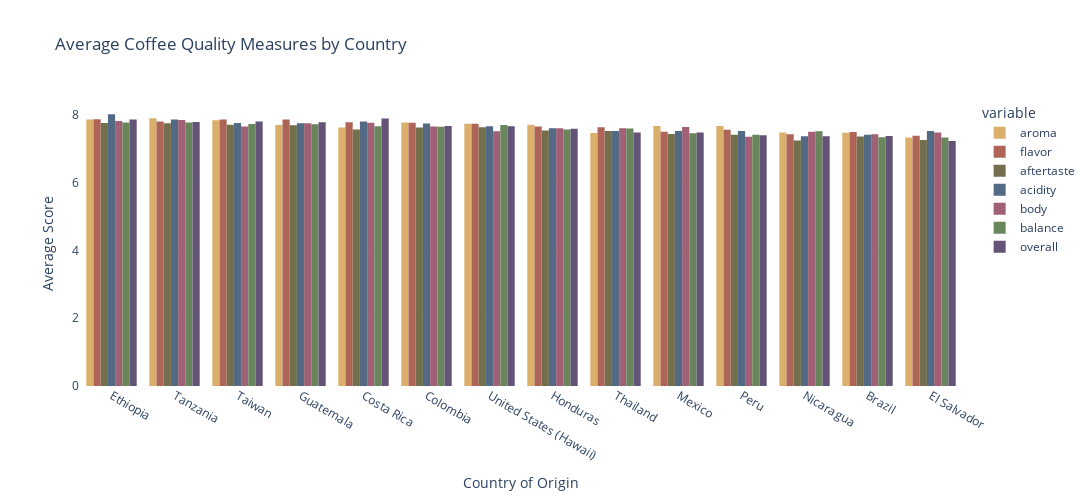

Notebook cell for this chart:
### Markdown cell above
### Coffee Quality by Country

### Code cell
# Compare average coffee quality in countries with 4 or more batches
top_countries = coffee['country_of_origin'].value_counts().reset_index().rename(columns={'country_of_origin':'number_of_countries'})

top_countries = top_countries[top_countries['number_of_countries'] >= 4]['index']

quality_by_country = px.histogram(coffee[coffee['country_of_origin'].isin(top_countries)], x='country_of_origin', 
                                  y=['aroma', 'flavor', 'aftertaste', 'acidity', 'body', 'balance', 'overall'], 
                                  histfunc="avg", title='Average Coffee Quality Measures by Country', 
                                  barmode='group', width=1200, height=500,
                                  color_discrete_sequence=[px.colors.qualitative.Antique[1],
                                                                            px.colors.qualitative.Antique[2],
                                                                            px.colors.qualitative.Antique[3],
                                                                            px.colors.qualitative.Antique[4],
                                                                            px.colors.qualitative.Antique[8],
                                                                            px.colors.qualitative.Antique[6],
                                                                            px.colors.qualitative.Antique[5]])

quality_by_country.update_layout({
    'plot_bgcolor':'rgba(0, 0, 0, 0)',
    'paper_bgcolor':'rgba(0, 0, 0, 0)'
})

quality_by_country.update_layout(xaxis={'categoryorder':'total descending'})
quality_by_country.update_layout(yaxis_title='Average Score', xaxis_title='Country of Origin')

quality_by_country.show()

### Figure 1 — Plotly figure (JSON) as saved in the notebook; plotly's stock layout.template omitted (floating-point values rounded to 4 significant figures; data arrays with more than 128 entries replaced by an {"elided": "..."} marker saying what was removed)
{"data": [{"alignmentgroup": "True", "bingroup": "x", "histfunc": "avg", "hovertemplate": "variable=aroma<br>country_of_origin=%{x}<br>avg of value=%{y}<extra></extra>", "legendgroup": "aroma", "marker": {"color": "rgb(217, 175, 107)", "pattern": {"shape": ""}}, "name": "aroma", "offsetgroup": "aroma", "orientation": "v", "showlegend": true, "type": "histogram", "x": {"elided": "181 str values"}, "xaxis": "x", "y": {"elided": "181 float values"}, "yaxis": "y"}, {"alignmentgroup": "True", "bingroup": "x", "histfunc": "avg", "hovertemplate": "variable=flavor<br>country_of_origin=%{x}<br>avg of value=%{y}<extra></extra>", "legendgroup": "flavor", "marker": {"color": "rgb(175, 100, 88)", "pattern": {"shape": ""}}, "name": "flavor", "offsetgroup": "flavor", "orientation": "v", "showlegend": true, "type": "histogram", "x": {"elided": "181 str values"}, "xaxis": "x", "y": {"elided": "181 float values"}, "yaxis": "y"}, {"alignmentgroup": "True", "bingroup": "x", "histfunc": "avg", "hovertemplate": "variable=aftertaste<br>country_of_origin=%{x}<br>avg of value=%{y}<extra></extra>", "legendgroup": "aftertaste", "marker": {"color": "rgb(115, 111, 76)", "pattern": {"shape": ""}}, "name": "aftertaste", "offsetgroup": "aftertaste", "orientation": "v", "showlegend": true, "type": "histogram", "x": {"elided": "181 str values"}, "xaxis": "x", "y": {"elided": "181 float values"}, "yaxis": "y"}, {"alignmentgroup": "True", "bingroup": "x", "histfunc": "avg", "hovertemplate": "variable=acidity<br>country_of_origin=%{x}<br>avg of value=%{y}<extra></extra>", "legendgroup": "acidity", "marker": {"color": "rgb(82, 106, 131)", "pattern": {"shape": ""}}, "name": "acidity", "offsetgroup": "acidity", "orientation": "v", "showlegend": true, "type": "histogram", "x": {"elided": "181 str values"}, "xaxis": "x", "y": {"elided": "181 float values"}, "yaxis": "y"}, {"alignmentgroup": "True", "bingroup": "x", "histfunc": "avg", "hovertemplate": "variable=body<br>country_of_origin=%{x}<br>avg of value=%{y}<extra></extra>", "legendgroup": "body", "marker": {"color": "rgb(160, 97, 119)", "pattern": {"shape": ""}}, "name": "body", "offsetgroup": "body", "orientation": "v", "showlegend": true, "type": "histogram", "x": {"elided": "181 str values"}, "xaxis": "x", "y": {"elided": "181 float values"}, "yaxis": "y"}, {"alignmentgroup": "True", "bingroup": "x", "histfunc": "avg", "hovertemplate": "variable=balance<br>country_of_origin=%{x}<br>avg of value=%{y}<extra></extra>", "legendgroup": "balance", "marker": {"color": "rgb(104, 133, 92)", "pattern": {"shape": ""}}, "name": "balance", "offsetgroup": "balance", "orientation": "v", "showlegend": true, "type": "histogram", "x": {"elided": "181 str values"}, "xaxis": "x", "y": {"elided": "181 float values"}, "yaxis": "y"}, {"alignmentgroup": "True", "bingroup": "x", "histfunc": "avg", "hovertemplate": "variable=overall<br>country_of_origin=%{x}<br>avg of value=%{y}<extra></extra>", "legendgroup": "overall", "marker": {"color": "rgb(98, 83, 119)", "pattern": {"shape": ""}}, "name": "overall", "offsetgroup": "overall", "orientation": "v", "showlegend": true, "type": "histogram", "x": {"elided": "181 str values"}, "xaxis": "x", "y": {"elided": "181 float values"}, "yaxis": "y"}], "layout": {"barmode": "group", "height": 500, "legend": {"title": {"text": "variable"}, "tracegroupgap": 0}, "paper_bgcolor": "rgba(0, 0, 0, 0)", "plot_bgcolor": "rgba(0, 0, 0, 0)", "title": {"text": "Average Coffee Quality Measures by Country"}, "width": 1200, "xaxis": {"anchor": "y", "categoryorder": "total descending", "domain": [0, 1], "title": {"text": "Country of Origin"}}, "yaxis": {"anchor": "x", "domain": [0, 1], "title": {"text": "Average Score"}}}}
